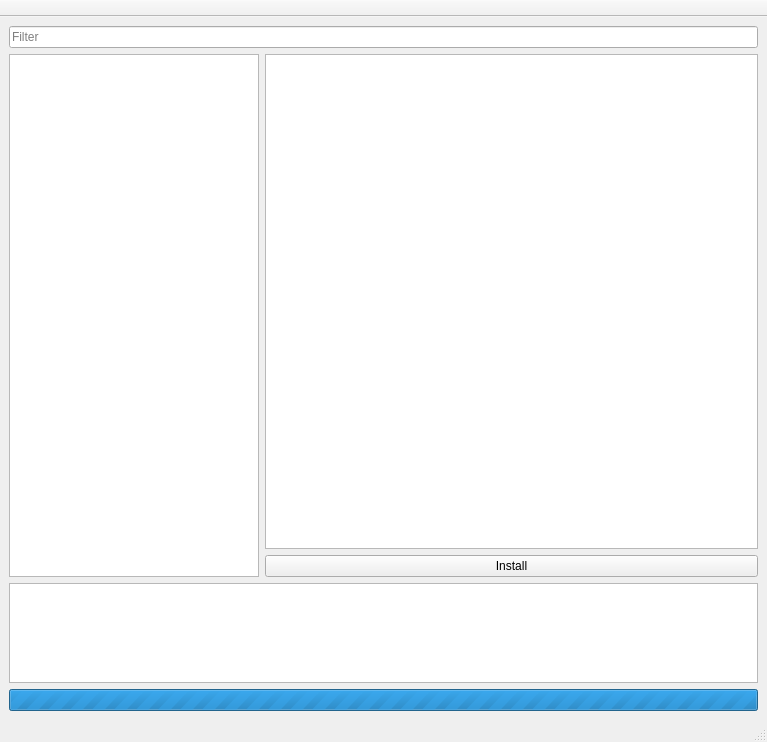
<?xml version="1.0" encoding="UTF-8"?>
<ui version="4.0">
 <class>MainWindow</class>
 <widget class="QMainWindow" name="MainWindow">
  <property name="geometry">
   <rect>
    <x>0</x>
    <y>0</y>
    <width>767</width>
    <height>742</height>
   </rect>
  </property>
  <property name="windowTitle">
   <string>MainWindow</string>
  </property>
  <widget class="QWidget" name="centralwidget">
   <layout class="QVBoxLayout" name="verticalLayout">
    <item>
     <widget class="QLineEdit" name="FilterEdit">
      <property name="placeholderText">
       <string>Filter</string>
      </property>
     </widget>
    </item>
    <item>
     <layout class="QHBoxLayout" name="horizontalLayout" stretch="0,0">
      <property name="sizeConstraint">
       <enum>QLayout::SetNoConstraint</enum>
      </property>
      <item>
       <widget class="QListWidget" name="AppList">
        <property name="minimumSize">
         <size>
          <width>250</width>
          <height>0</height>
         </size>
        </property>
        <property name="maximumSize">
         <size>
          <width>250</width>
          <height>16777215</height>
         </size>
        </property>
        <property name="iconSize">
         <size>
          <width>32</width>
          <height>32</height>
         </size>
        </property>
        <property name="wordWrap">
         <bool>true</bool>
        </property>
       </widget>
      </item>
      <item>
       <layout class="QVBoxLayout" name="verticalLayout_2">
        <item>
         <widget class="QTextBrowser" name="DescriptionArea">
          <property name="openExternalLinks">
           <bool>true</bool>
          </property>
         </widget>
        </item>
        <item>
         <widget class="QPushButton" name="InstallButton">
          <property name="text">
           <string>Install</string>
          </property>
         </widget>
        </item>
       </layout>
      </item>
     </layout>
    </item>
    <item>
     <widget class="QTextEdit" name="console">
      <property name="enabled">
       <bool>true</bool>
      </property>
      <property name="maximumSize">
       <size>
        <width>16777215</width>
        <height>100</height>
       </size>
      </property>
      <property name="readOnly">
       <bool>true</bool>
      </property>
      <property name="html">
       <string>&lt;!DOCTYPE HTML PUBLIC &quot;-//W3C//DTD HTML 4.0//EN&quot; &quot;http://www.w3.org/TR/REC-html40/strict.dtd&quot;&gt;
&lt;html&gt;&lt;head&gt;&lt;meta name=&quot;qrichtext&quot; content=&quot;1&quot; /&gt;&lt;style type=&quot;text/css&quot;&gt;
p, li { white-space: pre-wrap; }
&lt;/style&gt;&lt;/head&gt;&lt;body style=&quot; font-family:'.SF NS Text'; font-size:13pt; font-weight:400; font-style:normal;&quot;&gt;
&lt;p style=&quot;-qt-paragraph-type:empty; margin-top:0px; margin-bottom:0px; margin-left:0px; margin-right:0px; -qt-block-indent:0; text-indent:0px;&quot;&gt;&lt;br /&gt;&lt;/p&gt;&lt;/body&gt;&lt;/html&gt;</string>
      </property>
     </widget>
    </item>
    <item>
     <widget class="QProgressBar" name="progressBar">
      <property name="mouseTracking">
       <bool>false</bool>
      </property>
      <property name="maximum">
       <number>0</number>
      </property>
      <property name="value">
       <number>0</number>
      </property>
      <property name="orientation">
       <enum>Qt::Horizontal</enum>
      </property>
      <property name="invertedAppearance">
       <bool>false</bool>
      </property>
      <property name="textDirection">
       <enum>QProgressBar::TopToBottom</enum>
      </property>
     </widget>
    </item>
   </layout>
  </widget>
  <widget class="QMenuBar" name="menubar">
   <property name="geometry">
    <rect>
     <x>0</x>
     <y>0</y>
     <width>767</width>
     <height>22</height>
    </rect>
   </property>
  </widget>
  <widget class="QStatusBar" name="statusbar"/>
  <widget class="QToolBar" name="toolBar">
   <property name="enabled">
    <bool>true</bool>
   </property>
   <property name="windowTitle">
    <string>toolBar</string>
   </property>
   <property name="movable">
    <bool>false</bool>
   </property>
   <property name="toolButtonStyle">
    <enum>Qt::ToolButtonTextUnderIcon</enum>
   </property>
   <attribute name="toolBarArea">
    <enum>TopToolBarArea</enum>
   </attribute>
   <attribute name="toolBarBreak">
    <bool>false</bool>
   </attribute>
  </widget>
 </widget>
 <resources/>
 <connections/>
</ui>
